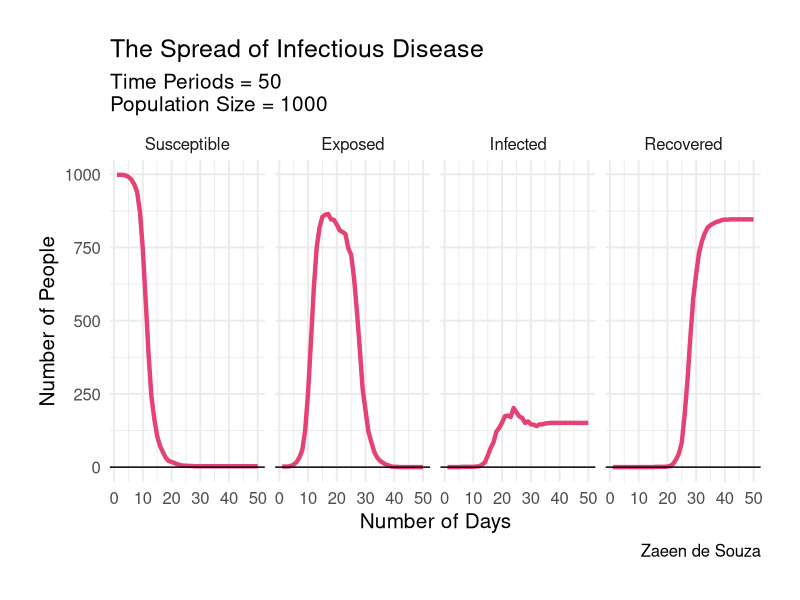

Source code (R):
#------------------------------------------------------------------------------#
# Subject: Advanced Micro Theory
# Assignment: Preliminary code for simulation (Work in Progress)
# Topic: Spread of Infectious Disease
# Name: Zaeen de Souza
# Date: 04-06-2021


# Things to work on still:
# 1. Changing states, I haven't figured out how to get only some people to die
# 2. Adding recoveries and re-infections
# 3. Adding some kind of vaccine after some point in time - make it harder
# to get infected
# 4. Converting it all to a function - so user can specify parameter values
#------------------------------------------------------------------------------#





#------------------------------------Setup part 0------------------------------#
# This clears the current environment - save before running this!
rm(list = ls())
#------------------------------------------------------------------------------#



# Setup pt.1: Will take just 3-5 mins to install - just needed once. Can comment out after installing.


# install.packages("tidyr", dependencies = T)
# install.packages("ggplot", dependencies = T)
# install.packages("dplyr", dependencies = T)
# install.packages("ggthemes", dependencies = T)
library(dplyr)
library(ggplot2)
library(tidyr)
library(ggthemes)
library(ggplot2)

# Setup pt.2
# This code defines the characteristics of the 1st agent, who has some sickness,and also sets the population size, and then adds the exposed agent to the broader population.

# Note:
# ID = index of the ith agent
# State = Infection Status (Susceptible = S, Exposed = E, Infected = I, Recovered = R, Dead/Dying = D)
# Meeting = P(Meeting other agents) drawn from a uniform distribution [0,1]
# TimeE = Time exposed - we will use this later on for determining who gets infected, who recovers, and who dies

Population <- 1000

Agent1 <- data.frame(
  ID = 1,
  State = "E",
  Meeting = runif(1, 0, 1),
  TimeE = 1,
  stringsAsFactors = F
)

# Making the rest of the population - already defined agent 1, so will go from i=2..., Population
for (i in 2:Population) {
  Agent2 <- data.frame(
    ID = i,
    State = "S",
    Meeting = runif(1, 0, 1),
    TimeE = 0,
    stringsAsFactors = F)
  Agent1 <- rbind(Agent1, Agent2)
}

# This sets the number of time periods - and then populates a dataframe with Time number of rows - each row is one time period.
Time <- 50
Output <- data.frame(
  S = rep(0, Time),
  E = rep(0, Time),
  I = rep(0, Time),
  R = rep(0, Time),
  D = rep(0, Time)
)


# Here, it loops across time, using the parameter values - Meeting and Population, to look at how agents meet, how many they meet, and how/whether or not their state changes
# if they come in contact with an exposed person.

# Note:
# There is a lot going on in this chunk - basically, it calculates how many other people they will meet - this is the parameter value * P(Meeting Others) + 1, where the + 1 avoids zeros - I don't want those. I also add a decision rule, where i randomize within a cut-off, which determines whether your state changes or not - this is a resistance type of parameter. The cut-off is a parameter we set - hardcoded at 0.2 for now.

for (k in 1:Time) {
  for (i in 1:Population) {
    Mix1 <- Agent1$Meeting[i]
    Meet1 <- round(Mix1 * 5, 0) + 1
    Meet2 <-
      sample(1:Population,
             Meet1,
             replace = TRUE,
             prob = Agent1$Meeting)
    for (j in 1:length(Meet2)) {
      Meet1a <- Agent1[Meet2[j],]
      if (Meet1a$State == "E") {
        Resistance1 <- runif(1, 0, 1)
        if (Resistance1 < 0.2) {
          Agent1$State[i] = "E"
        }
      }
    }
  }
  
  # I use another set of parameters here - a cut off for days exposed and transition to recovery
  StateE1 <- (1:Population)[Agent1$State == "E"]
  Agent1$TimeE[StateE1] = Agent1$TimeE[StateE1] + 1
  StateE2 <- (1:Population)[Agent1$State == "E" & Agent1$TimeE > 16]
  Agent1$State[StateE2] <- "R"
  
  # Indexing and adding those who COULD potentially fall sick. 0.2 is parameter for daily infection rate (its set high for now)
  StateE3 <- (1:Population)[Agent1$State == "E" & Agent1$TimeE > 5]
  
  for (i in StateE3) {
    # Randomising whether or not you get sick if you are exposed
    Resistance2 <- runif(1, 0, 1)
    if (Resistance2 < 0.1) {
      Agent1$State[i] <- "I"
    }
  }
  
  Output$S[k] <- length(Agent1$State[Agent1$State == "S"])
  Output$E[k] <- length(Agent1$State[Agent1$State == "E"])
  Output$I[k] <- length(Agent1$State[Agent1$State == "I"])
  Output$R[k] <- length(Agent1$State[Agent1$State == "R"])
  Output$D[k] <- length(Agent1$State[Agent1$State == "D"])
}




# Plotting the output to see what it looks like. There are a few housekeeping commands before that - we will need to run those to make the plot.

Output$Time <- seq(1:Time)

# Renaming columns to actual names
Output <- Output %>%
  rename(
    Exposed = E,
    Susceptible = S,
    Infected = I,
    Recovered = R
  )


# Reshaping the data, and ordering it via the factor function, so its easier to plot.
plot_data <- Output %>%
  select(Time, Susceptible, Exposed, Infected, Recovered) %>%
  gather(key = "Parameter", value = "Value", -Time)

plot_data$Parameter <- factor(plot_data$Parameter,
                              levels = c("Susceptible",
                                         "Exposed",
                                         "Infected",
                                         "Recovered"))

ggplot(data = plot_data,
       aes(x = Time,
           y = Value)) +
  geom_line(size = 1.5,
            colour = "#e64173") +
  facet_grid( ~ Parameter) +
  theme_minimal(base_size = 15) +
  theme(plot.margin = unit(c(1, 1, 1, 1), "cm")) +
  geom_hline(yintercept = 0) +
  xlab("Number of Days") +
  ylab("Number of People") +
  labs(
    title = "The Spread of Infectious Disease",
    subtitle = paste("Time Periods =", Time, "\nPopulation Size =", Population),
    caption = "Zaeen de Souza")

ggsave("plot1.pdf", width = 10, height = 8)
